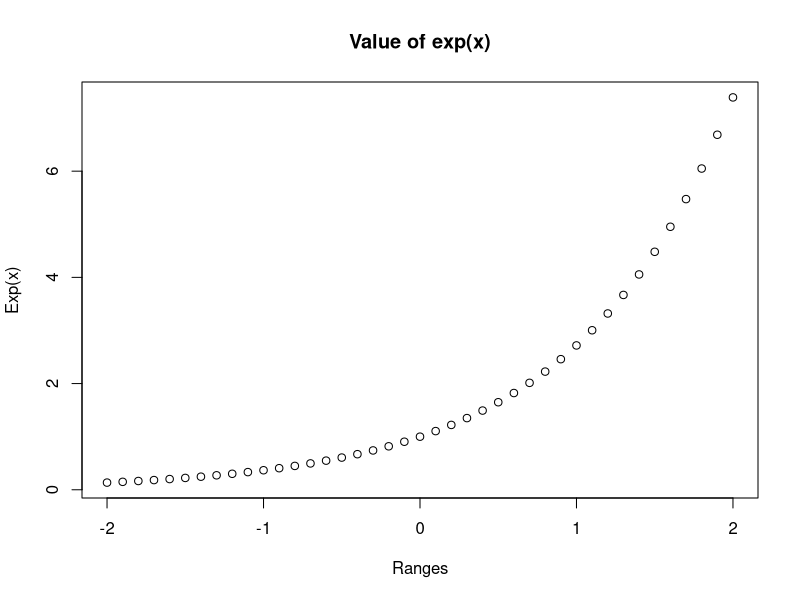
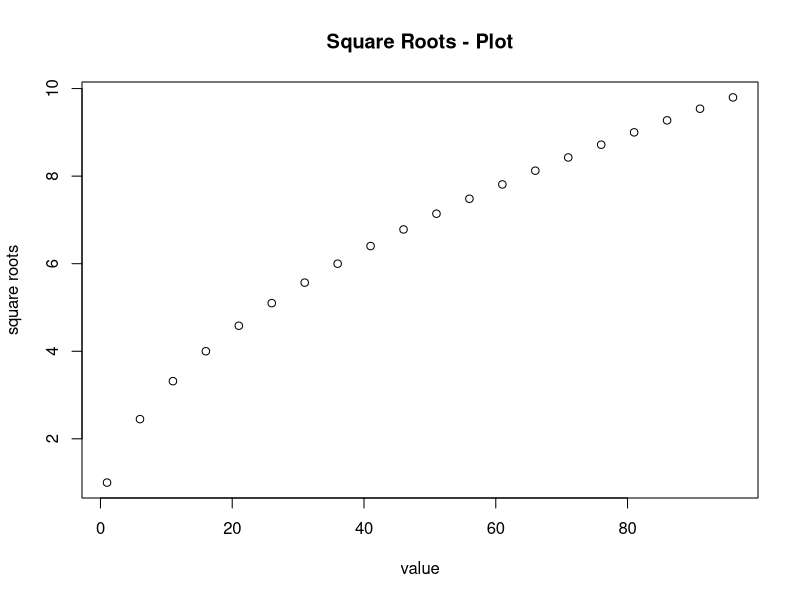
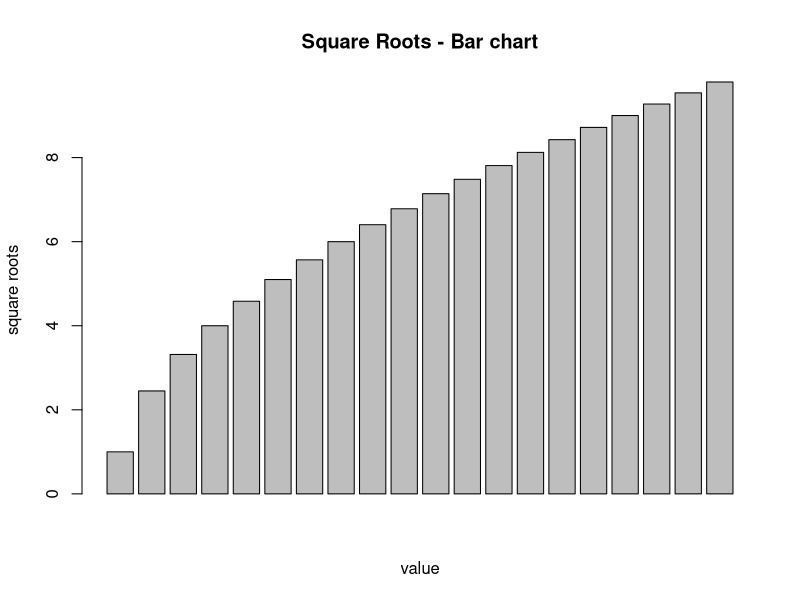

These charts were generated, in order, by the following R code:
# A. Create the following vectors twice: the first using the colon operator and 
# the second using the seq() command
vec1A <- 1:10
vec1B <- seq(from = 1, to = 10, by = 1)

vec2A <- seq(from = 2, to = 12, by = 5)

# B. Create a 4x2 matrix of all zeros and store it in a variable (mymat). Then 
# replace the second row in the matrix with a vector consisting of a 3 and a 6
mymat <- matrix(data = 0, nrow = 4, ncol = 2)
mymat[2, ] <- c(3, 6)

# C. Create a vectorx wich consists of 20 equally spaced points in the range from 
# –𝛑 to +𝛑. Create a y vector wich is sin(x).
x <- seq(from = -pi, to = pi, length.out = 20) 
y <- sin(x)

# D. Create a 4x6 matrix of random integers, each in the range from -5 to 5; store
# it in a variable (mat). Create another matrix that store for each element the 
# absolute value of the corresponding element in the original matrix (mat_pos).
mat <- matrix(data = runif(36, min = -5, max = 5), nrow = 4, ncol = 6)
mat_pos <- matrix(data = abs(mat), nrow = 4, ncol = 6)

# E. Plot exp(x) for values of x ranging from -2 to 2 in steps of 0.1. Put an 
# appropriate title on the plot, and label the axes.
x <- seq(from = -2, to = 2, by = 0.1)
xdata <- exp(x)
plot(x, xdata, 
    main = "Value of exp(x)",
    xlab = "Ranges",
    ylab = "Exp(x)")

# F. Create a vector x with values ranging from 1 to 100 in steps of 5. Create a 
# vector y wichh is the square root of each value in x. Plot these points. Now, 
# use barplot() function instead of plot() to get a bar chart. Keep both plots 
# together.
x <- seq(from = 1, to = 100, by = 5)
y <- sqrt(x)
plot(x, y, 
     main = "Square Roots - Plot", 
     xlab = "value", 
     ylab = "square roots")
barplot(height = y, breaks = x,
        main = "Square Roots - Bar chart",
        xlab = "value", 
        ylab = "square roots")










